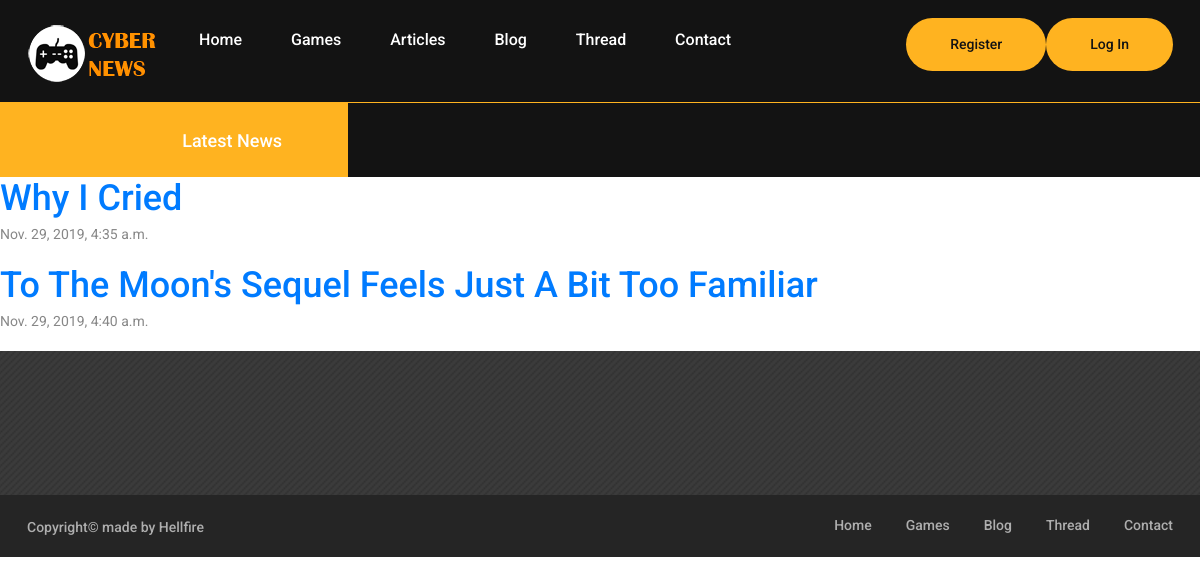
Screenshot of /main/index/ with the database file from the repository.
### article_pages/models.py (models this page shows, shortened)
class Article(models.Model):
    article_name = models.CharField(max_length=1000)
    article_text = models.TextField(default="")
    article_date = models.DateTimeField(auto_now_add=True)  # earlier was written this: 'date published'
    author_id = models.ForeignKey(User, on_delete=models.CASCADE)
    game_id = models.ForeignKey(Game, on_delete=models.CASCADE)
    rating = models.FloatField(default=0.0)
    numberOfClicks = models.IntegerField(default=0)
    isBlog = models.BooleanField(default = True)
    article_img = models.ImageField(upload_to='article_img/', default='NULL')

### Cyber_News_App/views.py (the view)
# urls.py: url('index/', v1.index, name="index"),
def index(request):
    articles = Article.objects.all().order_by('article_date')
    return render(request, 'Cyber_News_App/articles.html', {'articles': articles})

### Cyber_News_App/templates/Cyber_News_App/articles.html
{% extends "Cyber_News_App/base_layout.html" %}
{% block content %}
    <div>
            <div class = "articles">
                {% for article in articles %}
                    <div class = "article">
                        <h2><a href="{% url 'cyber_news:article' article.id %}">{{article.article_name}}</a> </h2>
                        <p>{{article.article_date }}</p>
                    </div>
                {% endfor %}
            </div>
    </div>
{% endblock %}

### assets/css/style.css (style rules this page uses)
html, body { height: 100%; font-family: 'Roboto', sans-serif; -webkit-font-smoothing: antialiased; font-smoothing: antialiased; }
h1, h2, h3, h4, h5, h6 { margin: 0; font-weight: 500; color: #131313; }
h2 { font-size: 36px; }
p { font-size: 14px; color: #878787; line-height: 2; }

### rows the page displays
Article: article_name "Why I Cried", article_date "Nov. 29, 2019, 4:35 a.m."
Article: article_name "To The Moon's Sequel Feels Just A Bit Too Familiar", article_date "Nov. 29, 2019, 4:40 a.m."
